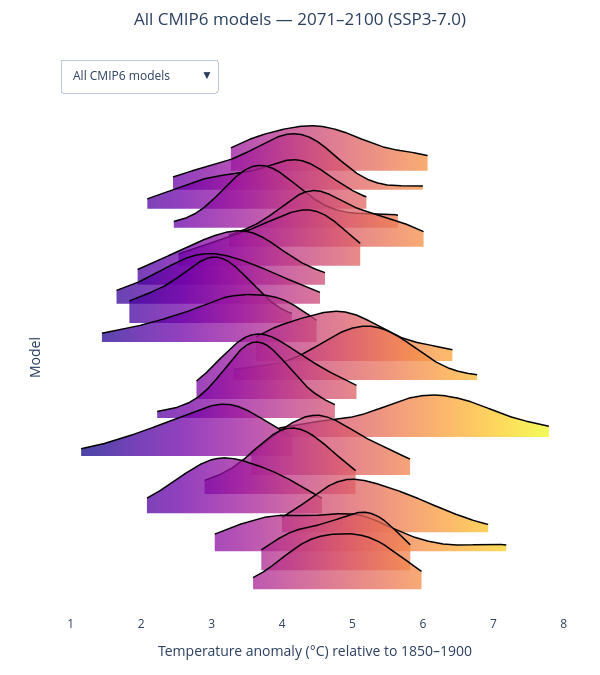

Notebook source saved alongside this figure:
### Markdown cell above
##### Approach A — annual anomalies (pre-computed `cae_anom` / `cmip_anom`)

Uses the annually-averaged, area-averaged anomalies already computed in Step 2. Quick to run but limited to annual resolution.

### Code cell
ridge_start, ridge_end = 2071, 2100

#  separate the two groups before building traces
cae_data = cae_anom.sel(time=slice(ridge_start, ridge_end))
cmip_data = cmip_anom.sel(time=slice(ridge_start, ridge_end))


def build_samples(da):
    samples, labels = [], []
    for m in da.simulation.values:
        vals = da.sel(simulation=m).tas.values
        vals = vals[~np.isnan(vals)]
        if len(vals) > 0:
            samples.append([vals])
            labels.append(m)
    return samples, labels


cae_samples,  cae_labels = build_samples(cae_data)
cmip_samples, cmip_labels = build_samples(cmip_data)

cmap = read_ae_colormap(cmap="ae_diverging", cmap_hex=True)
cmap = "plasma"

#  build one figure per group


def make_ridge_fig(samples, labels):
    return ridgeplot.ridgeplot(
        samples=samples,
        labels=labels,
        colorscale=cmap,
        opacity=0.75,
        bandwidth=0.4,
        kde_points=1000,
        spacing=0.25,
        line_width=1.5,
        xpad=1.0,
    )


fig_cae = make_ridge_fig(cae_samples,  cae_labels)
fig_cmip = make_ridge_fig(cmip_samples, cmip_labels)

n_cae = len(fig_cae.data)
n_cmip = len(fig_cmip.data)

#  get full x range across BOTH figures
all_x = []
for trace in list(fig_cae.data) + list(fig_cmip.data):
    if trace.x is not None:
        all_x.extend([v for v in trace.x if v is not None and not np.isnan(v)])

x_min = min(all_x) - 0.3
x_max = max(all_x) + 0.3

#  combine into one figure — CMIP first, then CAE
fig = go.Figure()

for trace in fig_cmip.data:
    trace.visible = True
    fig.add_trace(trace)

for trace in fig_cae.data:
    trace.visible = False
    fig.add_trace(trace)

#  dropdown visibility masks
show_cmip = [True] * n_cmip + [False] * n_cae
show_cae = [False] * n_cmip + [True] * n_cae

#  layout helpers


def fig_height(labels, factor=25): return factor * len(labels) + 100
def fig_width(labels,  factor=25): return 600


MARGIN = dict(l=60, r=30, t=100, b=60)

fig.update_layout(
    title=dict(
        text=f"All CMIP6 models — {ridge_start}–{ridge_end} (SSP3-7.0)",
        x=0.5,
        xanchor="center",
        y=0.98,
        yanchor="top",
    ),
    xaxis_title="Temperature anomaly (°C) relative to 1850–1900",
    height=fig_height(cmip_labels, factor=25),
    width=fig_width(cmip_labels,   factor=25),
    showlegend=False,
    plot_bgcolor="white",
    margin=MARGIN,
    updatemenus=[
        dict(
            buttons=[
                dict(
                    label="All CMIP6 models",
                    method="update",
                    args=[
                        {"visible": show_cmip},
                        {
                            "title.text": f"All CMIP6 models — {ridge_start}–{ridge_end} (SSP3-7.0)",
                            "height":     fig_height(cmip_labels, factor=25),
                            "width":      fig_width(cmip_labels,  factor=25),
                            "margin":     MARGIN,
                        },
                    ],
                ),
                dict(
                    label="Cal-Adapt AE models",
                    method="update",
                    args=[
                        {"visible": show_cae},
                        {
                            "title.text": f"Cal-Adapt AE models — {ridge_start}–{ridge_end} (SSP3-7.0)",
                            "height":     fig_height(cae_labels,  factor=50),
                            "width":      fig_width(cae_labels,   factor=50),
                            "margin":     MARGIN,
                        },
                    ],
                ),
            ],
            direction="down",
            showactive=True,
            x=0.0,
            xanchor="left",
            y=1.08,
            yanchor="top",
        )
    ],
)

#  axes
fig.update_xaxes(
    range=[x_min, x_max],
    title_text="Temperature anomaly (°C) relative to 1850–1900",
)

fig.update_yaxes(
    showticklabels=False,
    title_text="Model",
)

fig.show()
fig.write_html("../uncertainty/figures/html/ridgeplot.html")
fig.write_image("../uncertainty/figures/static/ridgeplot.png", scale=3)

### Figure 1 — Plotly figure (JSON) as saved in the notebook; plotly's stock layout.template omitted (floating-point values rounded to 4 significant figures; data arrays with more than 128 entries replaced by an {"elided": "..."} marker saying what was removed)
{"data": [{"hoverinfo": "skip", "line": {"color": "rgba(0,0,0,0)", "width": 0}, "showlegend": false, "type": "scatter", "visible": true, "x": {"elided": "1000 float values"}, "y": {"elided": "1000 int values"}, "zorder": 0}, {"customdata": {"elided": "1000x1 float values"}, "fill": "tonexty", "fillgradient": {"colorscale": [[0, "rgba(150.98104, 20.37102, 159.19499, 0.75)"], [0.03156, "rgba(156, 23, 158, 0.75)"], [0.2957, "rgba(189, 55, 134, 0.75)"], [0.5598, "rgba(216, 87, 107, 0.75)"], [0.8239, "rgba(237, 121, 83, 0.75)"], [1, "rgba(246.33277, 146.33179, 66.33435, 0.75)"]], "type": "horizontal"}, "hovertemplate": "(%{x:.7}, %{customdata[0]:.7})<br><extra>%{fullData.name}</extra>", "line": {"color": "black", "width": 1.5}, "mode": "lines", "name": "ACCESS-CM2", "type": "scatter", "visible": true, "x": {"elided": "1000 float values"}, "y": {"elided": "1000 float values"}, "zorder": 0}, {"hoverinfo": "skip", "line": {"color": "rgba(0,0,0,0)", "width": 0}, "showlegend": false, "type": "scatter", "visible": true, "x": {"elided": "1000 float values"}, "y": {"elided": "1000 float values"}, "zorder": 1}, {"customdata": {"elided": "1000x1 float values"}, "fill": "tonexty", "fillgradient": {"colorscale": [[0, "rgba(103.79494, 1.46387, 165.9126, 0.75)"], [0.04824, "rgba(114, 1, 168, 0.75)"], [0.2562, "rgba(156, 23, 158, 0.75)"], [0.4642, "rgba(189, 55, 134, 0.75)"], [0.6722, "rgba(216, 87, 107, 0.75)"], [0.8802, "rgba(237, 121, 83, 0.75)"], [1, "rgba(245.06418, 142.88848, 68.59968, 0.75)"]], "type": "horizontal"}, "hovertemplate": "(%{x:.7}, %{customdata[0]:.7})<br><extra>%{fullData.name}</extra>", "line": {"color": "black", "width": 1.5}, "mode": "lines", "name": "CESM2-WACCM", "type": "scatter", "visible": true, "x": {"elided": "1000 float values"}, "y": {"elided": "1000 float values"}, "zorder": 1}, {"hoverinfo": "skip", "line": {"color": "rgba(0,0,0,0)", "width": 0}, "showlegend": false, "type": "scatter", "visible": true, "x": {"elided": "1000 float values"}, "y": {"elided": "1000 float values"}, "zorder": 2}, {"customdata": {"elided": "1000x1 float values"}, "fill": "tonexty", "fillgradient": {"colorscale": [[0, "rgba(82.03901, 2.45277, 161.46253, 0.75)"], [0.1723, "rgba(114, 1, 168, 0.75)"], [0.4096, "rgba(156, 23, 158, 0.75)"], [0.6469, "rgba(189, 55, 134, 0.75)"], [0.8841, "rgba(216, 87, 107, 0.75)"], [1, "rgba(226.25752, 103.60741, 95.27712, 0.75)"]], "type": "horizontal"}, "hovertemplate": "(%{x:.7}, %{customdata[0]:.7})<br><extra>%{fullData.name}</extra>", "line": {"color": "black", "width": 1.5}, "mode": "lines", "name": "CAS-ESM2-0", "type": "scatter", "visible": true, "x": {"elided": "1000 float values"}, "y": {"elided": "1000 float values"}, "zorder": 2}, {"hoverinfo": "skip", "line": {"color": "rgba(0,0,0,0)", "width": 0}, "showlegend": false, "type": "scatter", "visible": true, "x": {"elided": "1000 float values"}, "y": {"elided": "1000 float values"}, "zorder": 3}, {"customdata": {"elided": "1000x1 float values"}, "fill": "tonexty", "fillgradient": {"colorscale": [[0, "rgba(104.42136, 1.43539, 166.04073, 0.75)"], [0.05046, "rgba(114, 1, 168, 0.75)"], [0.2823, "rgba(156, 23, 158, 0.75)"], [0.5141, "rgba(189, 55, 134, 0.75)"], [0.7459, "rgba(216, 87, 107, 0.75)"], [0.9776, "rgba(237, 121, 83, 0.75)"], [1, "rgba(238.34998, 124.66423, 80.58933, 0.75)"]], "type": "horizontal"}, "hovertemplate": "(%{x:.7}, %{customdata[0]:.7})<br><extra>%{fullData.name}</extra>", "line": {"color": "black", "width": 1.5}, "mode": "lines", "name": "MPI-ESM1-2-LR", "type": "scatter", "visible": true, "x": {"elided": "1000 float values"}, "y": {"elided": "1000 float values"}, "zorder": 3}, {"hoverinfo": "skip", "line": {"color": "rgba(0,0,0,0)", "width": 0}, "showlegend": false, "type": "scatter", "visible": true, "x": {"elided": "1000 float values"}, "y": {"elided": "1000 float values"}, "zorder": 4}, {"customdata": {"elided": "1000x1 float values"}, "fill": "tonexty", "fillgradient": {"colorscale": [[0, "rgba(149.35764, 19.52067, 159.58152, 0.75)"], [0.04221, "rgba(156, 23, 158, 0.75)"], [0.3091, "rgba(189, 55, 134, 0.75)"], [0.5759, "rgba(216, 87, 107, 0.75)"], [0.8428, "rgba(237, 121, 83, 0.75)"], [1, "rgba(245.24575, 143.38132, 68.27545, 0.75)"]], "type": "horizontal"}, "hovertemplate": "(%{x:.7}, %{customdata[0]:.7})<br><extra>%{fullData.name}</extra>", "line": {"color": "black", "width": 1.5}, "mode": "lines", "name": "EC-Earth3-Veg-LR", "type": "scatter", "visible": true, "x": {"elided": "1000 float values"}, "y": {"elided": "1000 float values"}, "zorder": 4}, {"hoverinfo": "skip", "line": {"color": "rgba(0,0,0,0)", "width": 0}, "showlegend": false, "type": "scatter", "visible": true, "x": {"elided": "1000 float values"}, "y": {"elided": "1000 float values"}, "zorder": 5}, {"customdata": {"elided": "1000x1 float values"}, "fill": "tonexty", "fillgradient": {"colorscale": [[0, "rgba(108.41027, 1.25408, 166.85665, 0.75)"], [0.03632, "rgba(114, 1, 168, 0.75)"], [0.3223, "rgba(156, 23, 158, 0.75)"], [0.6082, "rgba(189, 55, 134, 0.75)"], [0.8941, "rgba(216, 87, 107, 0.75)"], [1, "rgba(223.77664, 99.59075, 98.11241, 0.75)"]], "type": "horizontal"}, "hovertemplate": "(%{x:.7}, %{customdata[0]:.7})<br><extra>%{fullData.name}</extra>", "line": {"color": "black", "width": 1.5}, "mode": "lines", "name": "BCC-CSM2-MR", "type": "scatter", "visible": true, "x": {"elided": "1000 float values"}, "y": {"elided": "1000 float values"}, "zorder": 5}, {"hoverinfo": "skip", "line": {"color": "rgba(0,0,0,0)", "width": 0}, "showlegend": false, "type": "scatter", "visible": true, "x": {"elided": "1000 float values"}, "y": {"elided": "1000 float values"}, "zorder": 6}, {"customdata": {"elided": "1000x1 float values"}, "fill": "tonexty", "fillgradient": {"colorscale": [[0, "rgba(73.82415, 2.82617, 159.78221, 0.75)"], [0.2533, "rgba(114, 1, 168, 0.75)"], [0.5307, "rgba(156, 23, 158, 0.75)"], [0.8081, "rgba(189, 55, 134, 0.75)"], [1, "rgba(207.68096, 77.14039, 115.31904, 0.75)"]], "type": "horizontal"}, "hovertemplate": "(%{x:.7}, %{customdata[0]:.7})<br><extra>%{fullData.name}</extra>", "line": {"color": "black", "width": 1.5}, "mode": "lines", "name": "MRI-ESM2-0", "type": "scatter", "visible": true, "x": {"elided": "1000 float values"}, "y": {"elided": "1000 float values"}, "zorder": 6}, {"hoverinfo": "skip", "line": {"color": "rgba(0,0,0,0)", "width": 0}, "showlegend": false, "type": "scatter", "visible": true, "x": {"elided": "1000 float values"}, "y": {"elided": "1000 float values"}, "zorder": 7}, {"customdata": {"elided": "1000x1 float values"}, "fill": "tonexty", "fillgradient": {"colorscale": [[0, "rgba(51.83204, 4.59368, 151.35033, 0.75)"], [0.08142, "rgba(70, 3, 159, 0.75)"], [0.3369, "rgba(114, 1, 168, 0.75)"], [0.5923, "rgba(156, 23, 158, 0.75)"], [0.8478, "rgba(189, 55, 134, 0.75)"], [1, "rgba(205.08505, 74.06376, 117.91495, 0.75)"]], "type": "horizontal"}, "hovertemplate": "(%{x:.7}, %{customdata[0]:.7})<br><extra>%{fullData.name}</extra>", "line": {"color": "black", "width": 1.5}, "mode": "lines", "name": "CAMS-CSM1-0", "type": "scatter", "visible": true, "x": {"elided": "1000 float values"}, "y": {"elided": "1000 float values"}, "zorder": 7}, {"hoverinfo": "skip", "line": {"color": "rgba(0,0,0,0)", "width": 0}, "showlegend": false, "type": "scatter", "visible": true, "x": {"elided": "1000 float values"}, "y": {"elided": "1000 float values"}, "zorder": 8}, {"customdata": {"elided": "1000x1 float values"}, "fill": "tonexty", "fillgradient": {"colorscale": [[0, "rgba(65.90993, 3.35878, 157.27787, 0.75)"], [0.02296, "rgba(70, 3, 159, 0.75)"], [0.3429, "rgba(114, 1, 168, 0.75)"], [0.6628, "rgba(156, 23, 158, 0.75)"], [0.9828, "rgba(189, 55, 134, 0.75)"], [1, "rgba(190.45424, 56.72354, 132.54576, 0.75)"]], "type": "horizontal"}, "hovertemplate": "(%{x:.7}, %{customdata[0]:.7})<br><extra>%{fullData.name}</extra>", "line": {"color": "black", "width": 1.5}, "mode": "lines", "name": "IITM-ESM", "type": "scatter", "visible": true, "x": {"elided": "1000 float values"}, "y": {"elided": "1000 float values"}, "zorder": 8}, {"hoverinfo": "skip", "line": {"color": "rgba(0,0,0,0)", "width": 0}, "showlegend": false, "type": "scatter", "visible": true, "x": {"elided": "1000 float values"}, "y": {"elided": "1000 float values"}, "zorder": 9}, {"customdata": {"elided": "1000x1 float values"}, "fill": "tonexty", "fillgradient": {"colorscale": [[0, "rgba(35.79111, 6.00078, 144.59626, 0.75)"], [0.1453, "rgba(70, 3, 159, 0.75)"], [0.3874, "rgba(114, 1, 168, 0.75)"], [0.6295, "rgba(156, 23, 158, 0.75)"], [0.8716, "rgba(189, 55, 134, 0.75)"], [1, "rgba(203.31421, 71.96499, 119.68579, 0.75)"]], "type": "horizontal"}, "hovertemplate": "(%{x:.7}, %{customdata[0]:.7})<br><extra>%{fullData.name}</extra>", "line": {"color": "black", "width": 1.5}, "mode": "lines", "name": "NorESM2-MM", "type": "scatter", "visible": true, "x": {"elided": "1000 float values"}, "y": {"elided": "1000 float values"}, "zorder": 9}, {"hoverinfo": "skip", "line": {"color": "rgba(0,0,0,0)", "width": 0}, "showlegend": false, "type": "scatter", "visible": true, "x": {"elided": "1000 float values"}, "y": {"elided": "1000 float values"}, "zorder": 10}, {"customdata": {"elided": "1000x1 float values"}, "fill": "tonexty", "fillgradient": {"colorscale": [[0, "rgba(168.04254, 34.67761, 149.24179, 0.75)"], [0.168, "rgba(189, 55, 134, 0.75)"], [0.4327, "rgba(216, 87, 107, 0.75)"], [0.6973, "rgba(237, 121, 83, 0.75)"], [0.9619, "rgba(251, 159, 58, 0.75)"], [1, "rgba(251.28811, 165.19441, 55.11888, 0.75)"]], "type": "horizontal"}, "hovertemplate": "(%{x:.7}, %{customdata[0]:.7})<br><extra>%{fullData.name}</extra>", "line": {"color": "black", "width": 1.5}, "mode": "lines", "name": "CMCC-ESM2", "type": "scatter", "visible": true, "x": {"elided": "1000 float values"}, "y": {"elided": "1000 float values"}, "zorder": 10}, {"hoverinfo": "skip", "line": {"color": "rgba(0,0,0,0)", "width": 0}, "showlegend": false, "type": "scatter", "visible": true, "x": {"elided": "1000 float values"}, "y": {"elided": "1000 float values"}, "zorder": 11}, {"customdata": {"elided": "1000x1 float values"}, "fill": "tonexty", "fillgradient": {"colorscale": [[0, "rgba(153.22698, 21.54746, 158.66024, 0.75)"], [0.01409, "rgba(156, 23, 158, 0.75)"], [0.2276, "rgba(189, 55, 134, 0.75)"], [0.441, "rgba(216, 87, 107, 0.75)"], [0.6545, "rgba(237, 121, 83, 0.75)"], [0.868, "rgba(251, 159, 58, 0.75)"], [1, "rgba(252.23668, 185.58872, 45.63316, 0.75)"]], "type": "horizontal"}, "hovertemplate": "(%{x:.7}, %{customdata[0]:.7})<br><extra>%{fullData.name}</extra>", "line": {"color": "black", "width": 1.5}, "mode": "lines", "name": "IPSL-CM6A-LR", "type": "scatter", "visible": true, "x": {"elided": "1000 float values"}, "y": {"elided": "1000 float values"}, "zorder": 11}, {"hoverinfo": "skip", "line": {"color": "rgba(0,0,0,0)", "width": 0}, "showlegend": false, "type": "scatter", "visible": true, "x": {"elided": "1000 float values"}, "y": {"elided": "1000 float values"}, "zorder": 12}, {"customdata": {"elided": "1000x1 float values"}, "fill": "tonexty", "fillgradient": {"colorscale": [[0, "rgba(123.23215, 5.83589, 165.80187, 0.75)"], [0.2534, "rgba(156, 23, 158, 0.75)"], [0.5782, "rgba(189, 55, 134, 0.75)"], [0.903, "rgba(216, 87, 107, 0.75)"], [1, "rgba(222.26872, 97.14935, 99.83575, 0.75)"]], "type": "horizontal"}, "hovertemplate": "(%{x:.7}, %{customdata[0]:.7})<br><extra>%{fullData.name}</extra>", "line": {"color": "black", "width": 1.5}, "mode": "lines", "name": "INM-CM4-8", "type": "scatter", "visible": true, "x": {"elided": "1000 float values"}, "y": {"elided": "1000 float values"}, "zorder": 12}, {"hoverinfo": "skip", "line": {"color": "rgba(0,0,0,0)", "width": 0}, "showlegend": false, "type": "scatter", "visible": true, "x": {"elided": "1000 float values"}, "y": {"elided": "1000 float values"}, "zorder": 13}, {"customdata": {"elided": "1000x1 float values"}, "fill": "tonexty", "fillgradient": {"colorscale": [[0, "rgba(90.41377, 2.0721, 163.17554, 0.75)"], [0.1568, "rgba(114, 1, 168, 0.75)"], [0.4492, "rgba(156, 23, 158, 0.75)"], [0.7417, "rgba(189, 55, 134, 0.75)"], [1, "rgba(212.84965, 83.26625, 110.15035, 0.75)"]], "type": "horizontal"}, "hovertemplate": "(%{x:.7}, %{customdata[0]:.7})<br><extra>%{fullData.name}</extra>", "line": {"color": "black", "width": 1.5}, "mode": "lines", "name": "INM-CM5-0", "type": "scatter", "visible": true, "x": {"elided": "1000 float values"}, "y": {"elided": "1000 float values"}, "zorder": 13}, {"hoverinfo": "skip", "line": {"color": "rgba(0,0,0,0)", "width": 0}, "showlegend": false, "type": "scatter", "visible": true, "x": {"elided": "1000 float values"}, "y": {"elided": "1000 float values"}, "zorder": 14}, {"customdata": {"elided": "1000x1 float values"}, "fill": "tonexty", "fillgradient": {"colorscale": [[0, "rgba(182.77258, 48.96129, 138.52904, 0.75)"], [0.03637, "rgba(189, 55, 134, 0.75)"], [0.2291, "rgba(216, 87, 107, 0.75)"], [0.4218, "rgba(237, 121, 83, 0.75)"], [0.6145, "rgba(251, 159, 58, 0.75)"], [0.8073, "rgba(253, 202, 38, 0.75)"], [1, "rgba(240, 249, 33, 0.75)"]], "type": "horizontal"}, "hovertemplate": "(%{x:.7}, %{customdata[0]:.7})<br><extra>%{fullData.name}</extra>", "line": {"color": "black", "width": 1.5}, "mode": "lines", "name": "CanESM5", "type": "scatter", "visible": true, "x": {"elided": "1000 float values"}, "y": {"elided": "1000 float values"}, "zorder": 14}, {"hoverinfo": "skip", "line": {"color": "rgba(0,0,0,0)", "width": 0}, "showlegend": false, "type": "scatter", "visible": true, "x": {"elided": "1000 float values"}, "y": {"elided": "1000 float values"}, "zorder": 15}, {"customdata": {"elided": "1000x1 float values"}, "fill": "tonexty", "fillgradient": {"colorscale": [[0, "rgba(13, 8, 135, 0.75)"], [0.2462, "rgba(70, 3, 159, 0.75)"], [0.4924, "rgba(114, 1, 168, 0.75)"], [0.7386, "rgba(156, 23, 158, 0.75)"], [0.9848, "rgba(189, 55, 134, 0.75)"], [1, "rgba(190.66988, 56.97912, 132.33012, 0.75)"]], "type": "horizontal"}, "hovertemplate": "(%{x:.7}, %{customdata[0]:.7})<br><extra>%{fullData.name}</extra>", "line": {"color": "black", "width": 1.5}, "mode": "lines", "name": "NorESM2-LM", "type": "scatter", "visible": true, "x": {"elided": "1000 float values"}, "y": {"elided": "1000 float values"}, "zorder": 15}, {"hoverinfo": "skip", "line": {"color": "rgba(0,0,0,0)", "width": 0}, "showlegend": false, "type": "scatter", "visible": true, "x": {"elided": "1000 float values"}, "y": {"elided": "1000 float values"}, "zorder": 16}, {"customdata": {"elided": "1000x1 float values"}, "fill": "tonexty", "fillgradient": {"colorscale": [[0, "rgba(165.11905, 31.84272, 151.36796, 0.75)"], [0.2369, "rgba(189, 55, 134, 0.75)"], [0.5644, "rgba(216, 87, 107, 0.75)"], [0.8918, "rgba(237, 121, 83, 0.75)"], [1, "rgba(241.62618, 133.55677, 74.73897, 0.75)"]], "type": "horizontal"}, "hovertemplate": "(%{x:.7}, %{customdata[0]:.7})<br><extra>%{fullData.name}</extra>", "line": {"color": "black", "width": 1.5}, "mode": "lines", "name": "AWI-CM-1-1-MR", "type": "scatter", "visible": true, "x": {"elided": "1000 float values"}, "y": {"elided": "1000 float values"}, "zorder": 16}, {"hoverinfo": "skip", "line": {"color": "rgba(0,0,0,0)", "width": 0}, "showlegend": false, "type": "scatter", "visible": true, "x": {"elided": "1000 float values"}, "y": {"elided": "1000 float values"}, "zorder": 17}, {"customdata": {"elided": "1000x1 float values"}, "fill": "tonexty", "fillgradient": {"colorscale": [[0, "rgba(129.74554, 9.24767, 164.25106, 0.75)"], [0.2151, "rgba(156, 23, 158, 0.75)"], [0.5592, "rgba(189, 55, 134, 0.75)"], [0.9033, "rgba(216, 87, 107, 0.75)"], [1, "rgba(221.89913, 96.55097, 100.25814, 0.75)"]], "type": "horizontal"}, "hovertemplate": "(%{x:.7}, %{customdata[0]:.7})<br><extra>%{fullData.name}</extra>", "line": {"color": "black", "width": 1.5}, "mode": "lines", "name": "FGOALS-f3-L", "type": "scatter", "visible": true, "x": {"elided": "1000 float values"}, "y": {"elided": "1000 float values"}, "zorder": 17}, {"hoverinfo": "skip", "line": {"color": "rgba(0,0,0,0)", "width": 0}, "showlegend": false, "type": "scatter", "visible": true, "x": {"elided": "1000 float values"}, "y": {"elided": "1000 float values"}, "zorder": 18}, {"customdata": {"elided": "1000x1 float values"}, "fill": "tonexty", "fillgradient": {"colorscale": [[0, "rgba(81.71092, 2.46769, 161.39541, 0.75)"], [0.218, "rgba(114, 1, 168, 0.75)"], [0.515, "rgba(156, 23, 158, 0.75)"], [0.812, "rgba(189, 55, 134, 0.75)"], [1, "rgba(206.09538, 75.2612, 116.90462, 0.75)"]], "type": "horizontal"}, "hovertemplate": "(%{x:.7}, %{customdata[0]:.7})<br><extra>%{fullData.name}</extra>", "line": {"color": "black", "width": 1.5}, "mode": "lines", "name": "GFDL-ESM4", "type": "scatter", "visible": true, "x": {"elided": "1000 float values"}, "y": {"elided": "1000 float values"}, "zorder": 18}, {"hoverinfo": "skip", "line": {"color": "rgba(0,0,0,0)", "width": 0}, "showlegend": false, "type": "scatter", "visible": true, "x": {"elided": "1000 float values"}, "y": {"elided": "1000 float values"}, "zorder": 19}, {"customdata": {"elided": "1000x1 float values"}, "fill": "tonexty", "fillgradient": {"colorscale": [[0, "rgba(184.49949, 50.63587, 137.2731, 0.75)"], [0.03437, "rgba(189, 55, 134, 0.75)"], [0.2863, "rgba(216, 87, 107, 0.75)"], [0.5383, "rgba(237, 121, 83, 0.75)"], [0.7903, "rgba(251, 159, 58, 0.75)"], [1, "rgba(252.66431, 194.78269, 41.35689, 0.75)"]], "type": "horizontal"}, "hovertemplate": "(%{x:.7}, %{customdata[0]:.7})<br><extra>%{fullData.name}</extra>", "line": {"color": "black", "width": 1.5}, "mode": "lines", "name": "IPSL-CM5A2-INCA", "type": "scatter", "visible": true, "x": {"elided": "1000 float values"}, "y": {"elided": "1000 float values"}, "zorder": 19}, {"hoverinfo": "skip", "line": {"color": "rgba(0,0,0,0)", "width": 0}, "showlegend": false, "type": "scatter", "visible": true, "x": {"elided": "1000 float values"}, "y": {"elided": "1000 float values"}, "zorder": 20}, {"customdata": {"elided": "1000x1 float values"}, "fill": "tonexty", "fillgradient": {"colorscale": [[0, "rgba(137.98027, 13.5611, 162.29041, 0.75)"], [0.07648, "rgba(156, 23, 158, 0.75)"], [0.2547, "rgba(189, 55, 134, 0.75)"], [0.433, "rgba(216, 87, 107, 0.75)"], [0.6112, "rgba(237, 121, 83, 0.75)"], [0.7895, "rgba(251, 159, 58, 0.75)"], [0.9678, "rgba(253, 202, 38, 0.75)"], [1, "rgba(250.6484, 210.50196, 37.09554, 0.75)"]], "type": "horizontal"}, "hovertemplate": "(%{x:.7}, %{customdata[0]:.7})<br><extra>%{fullData.name}</extra>", "line": {"color": "black", "width": 1.5}, "mode": "lines", "name": "EC-Earth3-AerChem", "type": "scatter", "visible": true, "x": {"elided": "1000 float values"}, "y": {"elided": "1000 float values"}, "zorder": 20}, {"hoverinfo": "skip", "line": {"color": "rgba(0,0,0,0)", "width": 0}, "showlegend": false, "type": "scatter", "visible": true, "x": {"elided": "1000 float values"}, "y": {"elided": "1000 float values"}, "zorder": 21}, {"customdata": {"elided": "1000x1 float values"}, "fill": "tonexty", "fillgradient": {"colorscale": [[0, "rgba(171.42485, 37.95743, 146.78193, 0.75)"], [0.1858, "rgba(189, 55, 134, 0.75)"], [0.5347, "rgba(216, 87, 107, 0.75)"], [0.8836, "rgba(237, 121, 83, 0.75)"], [1, "rgba(241.66864, 133.67202, 74.66315, 0.75)"]], "type": "horizontal"}, "hovertemplate": "(%{x:.7}, %{customdata[0]:.7})<br><extra>%{fullData.name}</extra>", "line": {"color": "black", "width": 1.5}, "mode": "lines", "name": "KACE-1-0-G", "type": "scatter", "visible": true, "x": {"elided": "1000 float values"}, "y": {"elided": "1000 float values"}, "zorder": 21}, {"hoverinfo": "skip", "line": {"color": "rgba(0,0,0,0)", "width": 0}, "showlegend": false, "type": "scatter", "visible": true, "x": {"elided": "1000 float values"}, "y": {"elided": "1000 float values"}, "zorder": 22}, {"customdata": {"elided": "1000x1 float values"}, "fill": "tonexty", "fillgradient": {"colorscale": [[0, "rgba(166.18858, 32.87983, 150.59013, 0.75)"], [0.2133, "rgba(189, 55, 134, 0.75)"], [0.5218, "rgba(216, 87, 107, 0.75)"], [0.8304, "rgba(237, 121, 83, 0.75)"], [1, "rgba(244.69763, 141.89356, 69.25424, 0.75)"]], "type": "horizontal"}, "hovertemplate": "(%{x:.7}, %{customdata[0]:.7})<br><extra>%{fullData.name}</extra>", "line": {"color": "black", "width": 1.5}, "mode": "lines", "name": "CMCC-CM2-SR5", "type": "scatter", "visible": true, "x": {"elided": "1000 float values"}, "y": {"elided": "1000 float values"}, "zorder": 22}, {"hoverinfo": "skip", "line": {"color": "rgba(0,0,0,0)", "width": 0}, "showlegend": false, "type": "scatter", "visible": false, "x": {"elided": "1000 float values"}, "y": {"elided": "1000 int values"}, "zorder": 0}, {"customdata": {"elided": "1000x1 float values"}, "fill": "tonexty", "fillgradient": {"colorscale": [[0, "rgba(199.12844, 67.00408, 123.87156, 0.75)"], [0.1351, "rgba(216, 87, 107, 0.75)"], [0.3513, "rgba(237, 121, 83, 0.75)"], [0.5676, "rgba(251, 159, 58, 0.75)"], [0.7838, "rgba(253, 202, 38, 0.75)"], [1, "rgba(240, 249, 33, 0.75)"]], "type": "horizontal"}, "hovertemplate": "(%{x:.7}, %{customdata[0]:.7})<br><extra>%{fullData.name}</extra>", "line": {"color": "black", "width": 1.5}, "mode": "lines", "name": "EC-Earth3-Veg", "type": "scatter", "visible": false, "x": {"elided": "1000 float values"}, "y": {"elided": "1000 float values"}, "zorder": 0}, {"hoverinfo": "skip", "line": {"color": "rgba(0,0,0,0)", "width": 0}, "showlegend": false, "type": "scatter", "visible": false, "x": {"elided": "1000 float values"}, "y": {"elided": "1000 float values"}, "zorder": 1}, {"customdata": {"elided": "1000x1 float values"}, "fill": "tonexty", "fillgradient": {"colorscale": [[0, "rgba(113.31251, 1.03125, 167.85938, 0.75)"], [0.005505, "rgba(114, 1, 168, 0.75)"], [0.3578, "rgba(156, 23, 158, 0.75)"], [0.7101, "rgba(189, 55, 134, 0.75)"], [1, "rgba(211.21365, 81.32729, 111.78635, 0.75)"]], "type": "horizontal"}, "hovertemplate": "(%{x:.7}, %{customdata[0]:.7})<br><extra>%{fullData.name}</extra>", "line": {"color": "black", "width": 1.5}, "mode": "lines", "name": "FGOALS-g3", "type": "scatter", "visible": false, "x": {"elided": "1000 float values"}, "y": {"elided": "1000 float values"}, "zorder": 1}, {"hoverinfo": "skip", "line": {"color": "rgba(0,0,0,0)", "width": 0}, "showlegend": false, "type": "scatter", "visible": false, "x": {"elided": "1000 float values"}, "y": {"elided": "1000 float values"}, "zorder": 2}, {"customdata": {"elided": "1000x1 float values"}, "fill": "tonexty", "fillgradient": {"colorscale": [[0, "rgba(128.61049, 8.65312, 164.52131, 0.75)"], [0.1159, "rgba(156, 23, 158, 0.75)"], [0.2937, "rgba(189, 55, 134, 0.75)"], [0.4714, "rgba(216, 87, 107, 0.75)"], [0.6492, "rgba(237, 121, 83, 0.75)"], [0.8269, "rgba(251, 159, 58, 0.75)"], [1, "rgba(252.94712, 200.86315, 38.52877, 0.75)"]], "type": "horizontal"}, "hovertemplate": "(%{x:.7}, %{customdata[0]:.7})<br><extra>%{fullData.name}</extra>", "line": {"color": "black", "width": 1.5}, "mode": "lines", "name": "EC-Earth3", "type": "scatter", "visible": false, "x": {"elided": "1000 float values"}, "y": {"elided": "1000 float values"}, "zorder": 2}, {"hoverinfo": "skip", "line": {"color": "rgba(0,0,0,0)", "width": 0}, "showlegend": false, "type": "scatter", "visible": false, "x": {"elided": "1000 float values"}, "y": {"elided": "1000 float values"}, "zorder": 3}, {"customdata": {"elided": "1000x1 float values"}, "fill": "tonexty", "fillgradient": {"colorscale": [[0, "rgba(136.67603, 12.87792, 162.60095, 0.75)"], [0.1077, "rgba(156, 23, 158, 0.75)"], [0.3417, "rgba(189, 55, 134, 0.75)"], [0.5757, "rgba(216, 87, 107, 0.75)"], [0.8098, "rgba(237, 121, 83, 0.75)"], [1, "rgba(248.37985, 151.88817, 62.67884, 0.75)"]], "type": "horizontal"}, "hovertemplate": "(%{x:.7}, %{customdata[0]:.7})<br><extra>%{fullData.name}</extra>", "line": {"color": "black", "width": 1.5}, "mode": "lines", "name": "TaiESM1", "type": "scatter", "visible": false, "x": {"elided": "1000 float values"}, "y": {"elided": "1000 float values"}, "zorder": 3}, {"hoverinfo": "skip", "line": {"color": "rgba(0,0,0,0)", "width": 0}, "showlegend": false, "type": "scatter", "visible": false, "x": {"elided": "1000 float values"}, "y": {"elided": "1000 float values"}, "zorder": 4}, {"customdata": {"elided": "1000x1 float values"}, "fill": "tonexty", "fillgradient": {"colorscale": [[0, "rgba(101.77934, 1.55548, 165.50032, 0.75)"], [0.07196, "rgba(114, 1, 168, 0.75)"], [0.3311, "rgba(156, 23, 158, 0.75)"], [0.5902, "rgba(189, 55, 134, 0.75)"], [0.8492, "rgba(216, 87, 107, 0.75)"], [1, "rgba(228.21887, 106.78294, 93.03557, 0.75)"]], "type": "horizontal"}, "hovertemplate": "(%{x:.7}, %{customdata[0]:.7})<br><extra>%{fullData.name}</extra>", "line": {"color": "black", "width": 1.5}, "mode": "lines", "name": "MPI-ESM1-2-HR", "type": "scatter", "visible": false, "x": {"elided": "1000 float values"}, "y": {"elided": "1000 float values"}, "zorder": 4}, {"hoverinfo": "skip", "line": {"color": "rgba(0,0,0,0)", "width": 0}, "showlegend": false, "type": "scatter", "visible": false, "x": {"elided": "1000 float values"}, "y": {"elided": "1000 float values"}, "zorder": 5}, {"customdata": {"elided": "1000x1 float values"}, "fill": "tonexty", "fillgradient": {"colorscale": [[0, "rgba(13, 8, 135, 0.75)"], [0.215, "rgba(70, 3, 159, 0.75)"], [0.4301, "rgba(114, 1, 168, 0.75)"], [0.6451, "rgba(156, 23, 158, 0.75)"], [0.8601, "rgba(189, 55, 134, 0.75)"], [1, "rgba(206.56462, 75.81732, 116.43538, 0.75)"]], "type": "horizontal"}, "hovertemplate": "(%{x:.7}, %{customdata[0]:.7})<br><extra>%{fullData.name}</extra>", "line": {"color": "black", "width": 1.5}, "mode": "lines", "name": "MIROC6", "type": "scatter", "visible": false, "x": {"elided": "1000 float values"}, "y": {"elided": "1000 float values"}, "zorder": 5}, {"hoverinfo": "skip", "line": {"color": "rgba(0,0,0,0)", "width": 0}, "showlegend": false, "type": "scatter", "visible": false, "x": {"elided": "1000 float values"}, "y": {"elided": "1000 float values"}, "zorder": 6}, {"customdata": {"elided": "1000x1 float values"}, "fill": "tonexty", "fillgradient": {"colorscale": [[0, "rgba(32.22379, 6.3137, 143.09423, 0.75)"], [0.1194, "rgba(70, 3, 159, 0.75)"], [0.2996, "rgba(114, 1, 168, 0.75)"], [0.4799, "rgba(156, 23, 158, 0.75)"], [0.6601, "rgba(189, 55, 134, 0.75)"], [0.8403, "rgba(216, 87, 107, 0.75)"], [1, "rgba(234.61259, 117.13466, 85.72847, 0.75)"]], "type": "horizontal"}, "hovertemplate": "(%{x:.7}, %{customdata[0]:.7})<br><extra>%{fullData.name}</extra>", "line": {"color": "black", "width": 1.5}, "mode": "lines", "name": "CNRM-ESM2-1", "type": "scatter", "visible": false, "x": {"elided": "1000 float values"}, "y": {"elided": "1000 float values"}, "zorder": 6}, {"hoverinfo": "skip", "line": {"color": "rgba(0,0,0,0)", "width": 0}, "showlegend": false, "type": "scatter", "visible": false, "x": {"elided": "1000 float values"}, "y": {"elided": "1000 float values"}, "zorder": 7}, {"customdata": {"elided": "1000x1 float values"}, "fill": "tonexty", "fillgradient": {"colorscale": [[0, "rgba(58.83063, 3.97977, 154.29711, 0.75)"], [0.04643, "rgba(70, 3, 159, 0.75)"], [0.2834, "rgba(114, 1, 168, 0.75)"], [0.5203, "rgba(156, 23, 158, 0.75)"], [0.7573, "rgba(189, 55, 134, 0.75)"], [0.9943, "rgba(216, 87, 107, 0.75)"], [1, "rgba(216.50817, 87.82275, 106.41924, 0.75)"]], "type": "horizontal"}, "hovertemplate": "(%{x:.7}, %{customdata[0]:.7})<br><extra>%{fullData.name}</extra>", "line": {"color": "black", "width": 1.5}, "mode": "lines", "name": "CESM2", "type": "scatter", "visible": false, "x": {"elided": "1000 float values"}, "y": {"elided": "1000 float values"}, "zorder": 7}], "layout": {"height": 675, "margin": {"b": 60, "l": 60, "r": 30, "t": 100}, "plot_bgcolor": "white", "showlegend": false, "title": {"text": "All CMIP6 models — 2071–2100 (SSP3-7.0)", "x": 0.5, "xanchor": "center", "y": 0.98, "yanchor": "top"}, "updatemenus": [{"buttons": [{"args": [{"visible": [true, true, true, true, true, true, true, true, true, true, true, true, true, true, true, true, true, true, true, true, true, true, true, true, true, true, true, true, true, true, true, true, true, true, true, true, true, true, true, true, true, true, true, true, true, true, false, false, false, false, false, false, false, false, false, false, false, false, false, false, false, false]}, {"height": 675, "margin": {"b": 60, "l": 60, "r": 30, "t": 100}, "title.text": "All CMIP6 models — 2071–2100 (SSP3-7.0)", "width": 600}], "label": "All CMIP6 models", "method": "update"}, {"args": [{"visible": [false, false, false, false, false, false, false, false, false, false, false, false, false, false, false, false, false, false, false, false, false, false, false, false, false, false, false, false, false, false, false, false, false, false, false, false, false, false, false, false, false, false, false, false, false, false, true, true, true, true, true, true, true, true, true, true, true, true, true, true, true, true]}, {"height": 500, "margin": {"b": 60, "l": 60, "r": 30, "t": 100}, "title.text": "Cal-Adapt AE models — 2071–2100 (SSP3-7.0)", "width": 600}], "label": "Cal-Adapt AE models", "method": "update"}], "direction": "down", "showactive": true, "x": 0, "xanchor": "left", "y": 1.08, "yanchor": "top"}], "width": 600, "xaxis": {"range": [0.8468, 8.088], "title": {"text": "Temperature anomaly (°C) relative to 1850–1900"}}, "yaxis": {"showticklabels": false, "title": {"text": "Model"}}}}
